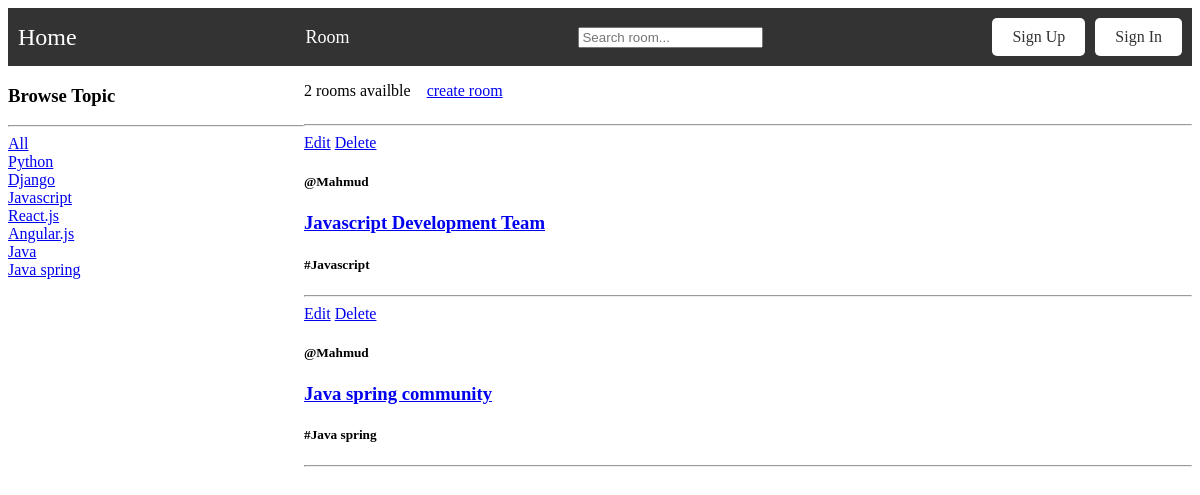
Page /room/?q=Java on the earlier database version.
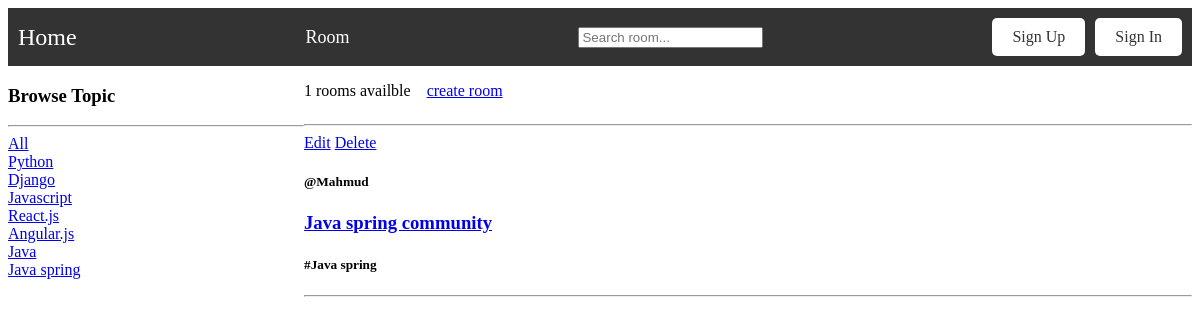
Same page on the later database version.
### main/models.py (models this page shows, shortened)
class Topic(models.Model):
    name = models.CharField(max_length=100)
    def __str__(self):
        return self.name

class RoomDatabase(models.Model):
    host = models.ForeignKey(User, on_delete=models.SET_NULL, null=True)
    topic = models.ForeignKey(Topic, on_delete=models.SET_NULL, null=True)
    name = models.CharField(max_length=100)
    description = models.TextField(null=True, blank=True)
    updated = models.DateTimeField(auto_now=True)
    created = models.DateTimeField(auto_now_add=True)
    class Meta:
        ordering = ['-updated', '-created']

### main/views.py (the view)
# urls.py: path('room/', views.room, name='room'),
def room(request):
    q = request.GET.get('q') if request.GET.get('q') != None else ''
    rooms = RoomDatabase.objects.filter(
        Q(topic__name__icontains=q) |
        Q(name__icontains=q) |
        Q(description__icontains=q)
    )
    topics = Topic.objects.all()
    room_count = rooms.count()
    dic = {
        "rooms": rooms,
        "topics": topics,
        "room_count": room_count,
    }
    return render(request, 'home/room.html', context=dic)

### templates/home/room.html (shortened to what this page needs)
{%extends 'home/layout.html'%}
{%block content%}
<div class="home_container">
    <div>
        <h3>Browse Topic</h3>
        <hr>
        <div>
            <a href="{%url 'room'%}">All</a>
        </div>
        {%for topic in topics%}
            <div>
                <a href="{%url 'room'%}?q={{topic.name}}">{{topic.name}}</a>
            </div>
        {%endfor%}
    </div>
    <div>
        <div class="top_portion">
            <p>{{room_count}} rooms availble</p>
            <a href="{%url 'create-room'%}">create room</a>
        </div>
        <hr>
        {%for room in rooms%}
            <a href="{%url 'update-room' room.id%}">Edit</a>
            <a href="{%url 'delete-room' room.id%}">Delete</a>
            <h5>@{{room.host}}</h5>
            <h3><a href="{% url 'room_dynamic_route' room.id %}">{{room.name}}</a></h3>
            <h5>#{{room.topic}}</h5>
            <hr>
        {%endfor%}
    </div>
</div>
{%endblock content%}

Differences in the rows shown:
removed RoomDatabase: host "Mahmud", name "Javascript Development Team", topic "Javascript"
Other differences:
{{ room_count }}: "2" → "1"
